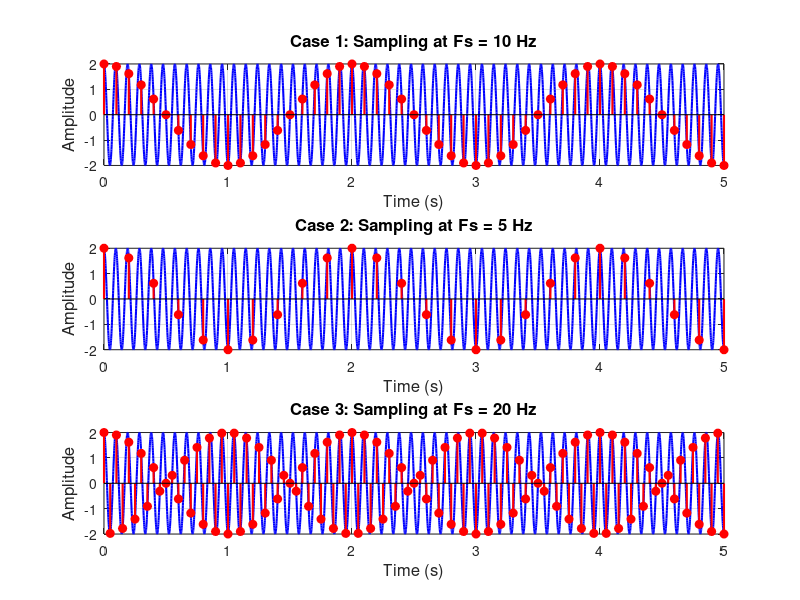

The MATLAB script that drew this image: (Note: this script raises an error after producing the figure.)
%% Part A: Calculate Signal Frequency, Nyquist Frequency and Nyquist Period
% Signal x(t) = 2 cos(21πt)

% Given parameters
angular_frequency = 21 * pi; % rad/s

% Calculate signal frequency
signal_frequency = angular_frequency / (2 * pi);

% Calculate Nyquist frequency
nyquist_frequency = 2 * signal_frequency;

% Calculate Nyquist period (maximum sampling period allowed)
nyquist_period = 1 / nyquist_frequency;

% Display results
fprintf('PART A: FREQUENCY ANALYSIS\n');
fprintf('Signal: x(t) = 2 cos(21πt)\n');
fprintf('----------------------------------\n');
fprintf('Signal frequency (f0): %.2f Hz\n', signal_frequency);
fprintf('Nyquist frequency: %.2f Hz\n', nyquist_frequency);
fprintf('Nyquist period: %.4f seconds\n', nyquist_period);
fprintf('----------------------------------\n\n');

%% Sampling Analysis at Different Frequencies (Fs = 10, 5, 20 Hz)

% Signal parameters
f0 = 10.5;       % Signal frequency in Hz
amplitude = 2;   % Signal amplitude

% Define sampling frequencies to analyze
Fs_values = [10, 5, 20]; % Hz

% Time vectors for plotting
t_duration = 5;  % Display 1 second of the signal
t_continuous = 0:0.001:t_duration;  % High resolution for continuous signal display

% Generate continuous signal
x_continuous = amplitude * cos(2*pi*f0*t_continuous);

% Calculate Nyquist frequency
nyquist_frequency = 2 * f0;

% Create a single figure with subplots for all sampling rates
figure();

% Loop through each sampling rate
for i = 1:length(Fs_values)
    Fs = Fs_values(i);
    Ts = 1/Fs;       % Sampling period in seconds

    % Generate sampled signal
    t_sampled = 0:Ts:t_duration;        % Sampling points
    x_sampled = amplitude * cos(2*pi*f0*t_sampled);        % Sampled signal

    % Create subplot for this sampling rate
    subplot(3, 1, i);

    % Plot continuous and sampled signals
    plot(t_continuous, x_continuous, 'b-', 'LineWidth', 1.5);
    hold on;
    stem(t_sampled, x_sampled, 'r-o', 'filled', 'LineWidth', 1.5);
    grid on;

    % Adding labels and title
    xlabel('Time (s)', 'FontSize', 12);
    ylabel('Amplitude', 'FontSize', 12);
    title(['Case ' num2str(i) ': Sampling at Fs = ', num2str(Fs), ' Hz'], 'FontSize', 12);


    % Calculate normalized frequency and angular frequency
    normalized_freq = f0/Fs;
    normalized_angular_freq = 2*pi*normalized_freq;

    % Display results in command window
    fprintf('CASE %d: SAMPLING ANALYSIS - Fs = %d Hz\n', i, Fs);
    fprintf('----------------------------------\n');
    fprintf('Sampling frequency (Fs): %.2f Hz\n', Fs);
    fprintf('Signal frequency (f0): %.2f Hz\n', f0);
    fprintf('Normalized frequency (Fd): %.4f cycles/sample\n', normalized_freq);
    fprintf('Normalized angular frequency (wd): %.4f rad/sample\n', normalized_angular_freq);
    fprintf('Normalized angular frequency (wd): %.2f π rad/sample\n', normalized_angular_freq/pi);
    fprintf('----------------------------------\n\n');
end

% Add overall title to the figure
sgtitle('Sampling of x(t) = 2cos(21πt) at Different Sampling Rates', 'FontSize', 16);
